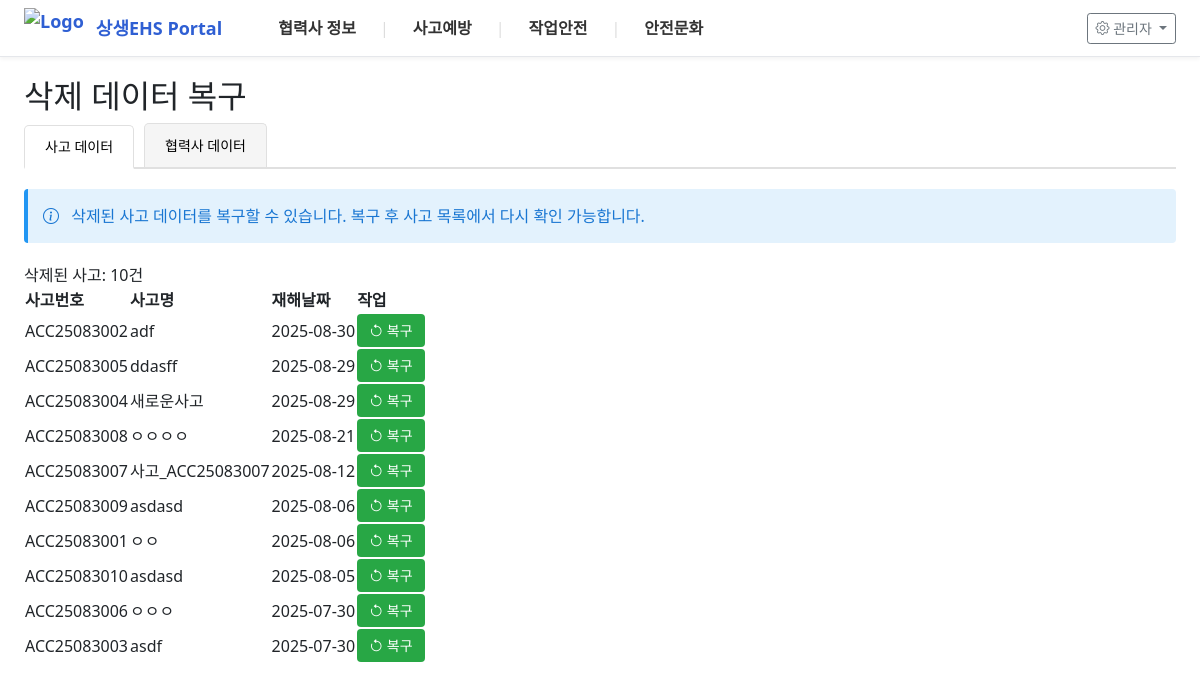
Page /data-recovery on the earlier database version.
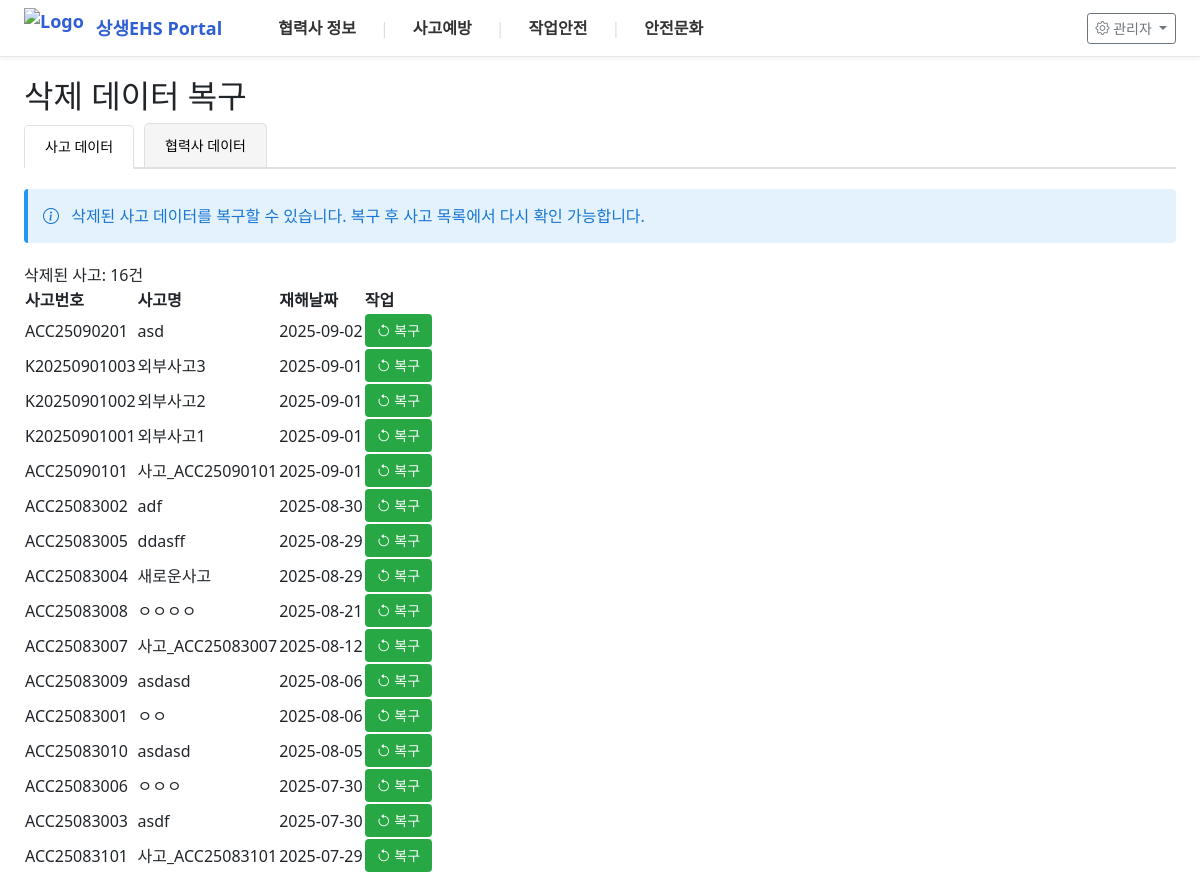
Same page on the later database version.
### tables this page shows
CREATE TABLE accidents_cache (
        id INTEGER PRIMARY KEY AUTOINCREMENT,
        accident_number TEXT,
        accident_name TEXT,
        accident_time TEXT,
        workplace TEXT,
        accident_grade TEXT,
        major_category TEXT,
        injury_form TEXT,
        injury_type TEXT,
        accident_date TEXT,
        day_of_week TEXT,
        report_date TEXT,
        building TEXT,
        floor TEXT,
        location_category TEXT,
        location_detail TEXT,
        is_deleted INTEGER DEFAULT 0,
        synced_at DATETIME DEFAULT CURRENT_TIMESTAMP
    , custom_data TEXT DEFAULT '{}', accident_datetime TEXT, accident_type TEXT, responsible_company1 TEXT, responsible_company1_no TEXT, responsible_company2 TEXT, responsible_company2_no TEXT);

### app.py (the view)
@app.route("/data-recovery")
def data_recovery():
    conn = get_db_connection()
    conn.row_factory = sqlite3.Row
    deleted_accidents_rows = conn.execute("""
        SELECT * FROM accidents_cache
        WHERE is_deleted = 1
        ORDER BY accident_date DESC, accident_number DESC
    """).fetchall()
    deleted_accidents = [dict(row) for row in deleted_accidents_rows]
    deleted_partners_rows = conn.execute("""
        SELECT * FROM partners_cache
        WHERE is_deleted = 1
        ORDER BY company_name
    """).fetchall()
    deleted_partners = [dict(row) for row in deleted_partners_rows]
    conn.close()
    return render_template('data-recovery.html',
                         deleted_accidents=deleted_accidents,
                         deleted_partners=deleted_partners,
                         menu=MENU_CONFIG,
                         active_slug='data-recovery')

### app.py (called while the page is built)
def get_db_connection(timeout=10.0):
    conn = sqlite3.connect(db_config.local_db_path, timeout=timeout)
    cursor = conn.cursor()
    cursor.execute("PRAGMA journal_mode=WAL")
    cursor.execute("PRAGMA busy_timeout=5000")
    cursor.execute("PRAGMA synchronous=NORMAL")
    return conn

@app.after_request
def add_header(response):
    response.headers['Cache-Control'] = 'no-cache, no-store, must-revalidate'
    response.headers['Pragma'] = 'no-cache'
    response.headers['Expires'] = '0'
    return response

### templates/data-recovery.html (shortened to what this page needs)
{% extends "base.html" %}
{% block content %}
<div class="page-header">
    <h2 class="page-title">삭제 데이터 복구</h2>
</div>
<div class="tab-menu">
    <button class="tab-button active" onclick="switchTab('accident')">사고 데이터</button>
    <button class="tab-button" onclick="switchTab('partner')">협력사 데이터</button>
</div>
<div id="accident-tab" class="tab-content active">
    <div class="info-message">
        <i class="bi bi-info-circle"></i>
        삭제된 사고 데이터를 복구할 수 있습니다. 복구 후 사고 목록에서 다시 확인 가능합니다.
    </div>
    <div class="table-section">
        <div class="table-header">
            <div class="left-controls">
                <span class="total-count">삭제된 사고: {{ deleted_accidents|length }}건</span>
            </div>
        </div>
        <div class="table-wrapper">
            <table class="data-table">
                <thead>
                    <tr>
                        <th>사고번호</th>
                        <th>사고명</th>
                        <th>재해날짜</th>
                        <th>작업</th>
                    </tr>
                </thead>
                <tbody>
                    {% for accident in deleted_accidents %}
                    <tr>
                        <td>{{ accident.accident_number }}</td>
                        <td>{{ accident.accident_name or '-' }}</td>
                        <td>{{ accident.accident_date or '-' }}</td>
                        <td>
                            <button class="btn btn-sm btn-success" onclick="restoreAccident('{{ accident.id }}')">
                                <i class="bi bi-arrow-counterclockwise"></i> 복구
                            </button>
                        </td>
                    </tr>
                    {% else %}
                    <tr>
                        <td colspan="4" class="no-data">삭제된 사고 데이터가 없습니다.</td>
                    </tr>
                    {% endfor %}
                </tbody>
            </table>
        </div>
    </div>
</div>
{% endblock %}

Differences in the rows shown:
added accidents_cache: accident_number "ACC25090201", accident_name "asd", accident_date "2025-09-02"
now on this page (row edited): accidents_cache: accident_number "K20250901003", accident_name "외부사고3", accident_date "2025-09-01"
now on this page (row edited): accidents_cache: accident_number "K20250901002", accident_name "외부사고2", accident_date "2025-09-01"
now on this page (row edited): accidents_cache: accident_number "K20250901001", accident_name "외부사고1", accident_date "2025-09-01"
now on this page (row edited): accidents_cache: accident_number "ACC25090101", accident_name "사고_ACC25090101", accident_date "2025-09-01"
now on this page (row edited): accidents_cache: accident_number "ACC25083101", accident_name "사고_ACC25083101", accident_date "2025-07-29"
Other differences:
{{ deleted_accidents|length }}: "10" → "16"
